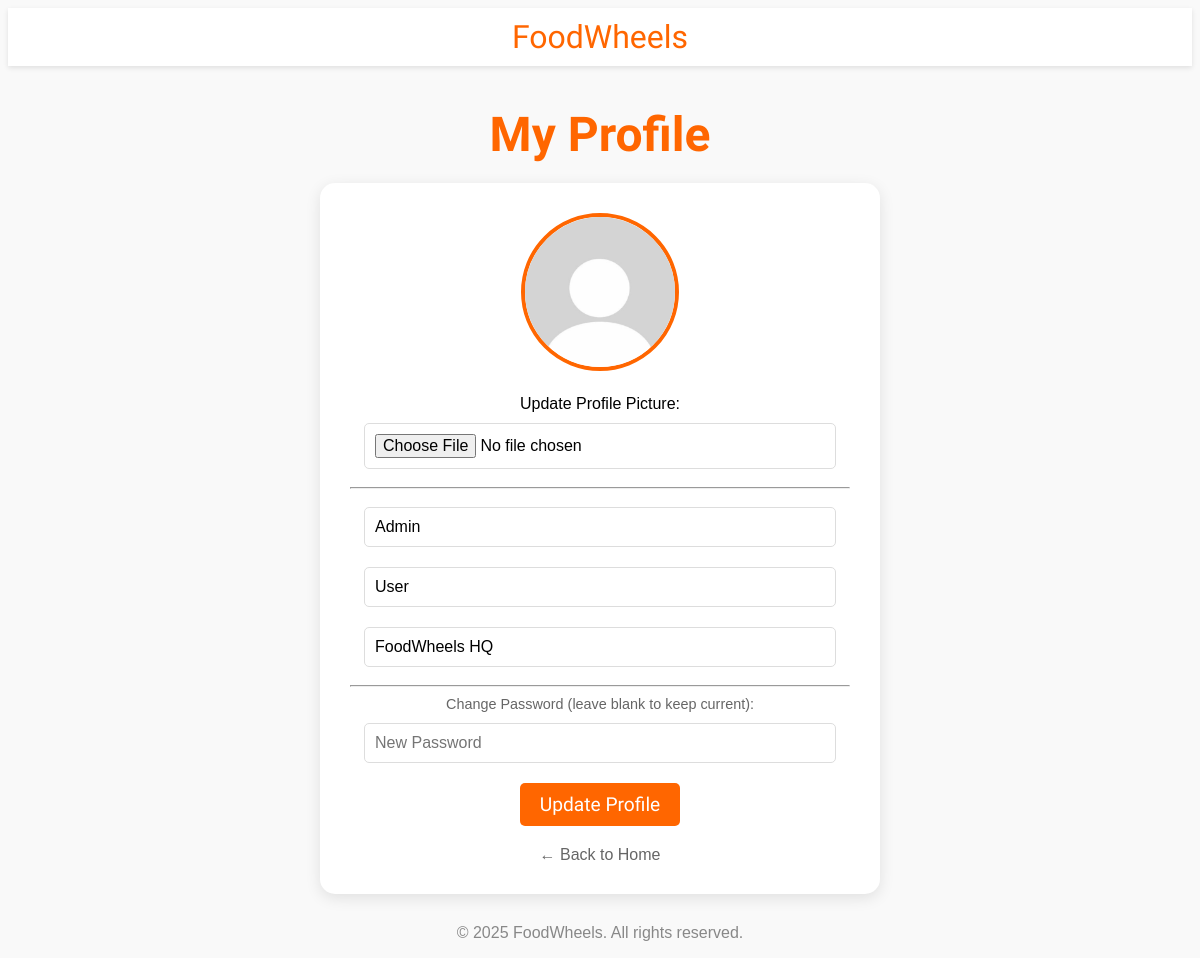
The app's page /profile (signed in) with its own data.
### app.py (models this page shows, shortened)
class User(db.Model):
    id = db.Column(db.Integer, primary_key=True)
    email = db.Column(db.String(120), unique=True, nullable=False)
    password = db.Column(db.String(80), nullable=False)
    first_name = db.Column(db.String(100), nullable=True)
    last_name = db.Column(db.String(100), nullable=True)
    country = db.Column(db.String(100), nullable=True)
    image_file = db.Column(db.String(20), nullable=False, default='default.jpg')
    is_admin = db.Column(db.Boolean, default=False)
    orders = db.relationship('Order', backref='customer', lazy=True)
    bookings = db.relationship('Booking', backref='customer', lazy=True)

### app.py (the view, shortened to what this page needs)
@app.route('/profile', methods=['GET', 'POST'])
def profile():
    if 'user' not in session: return redirect(url_for('login'))
    current_user = User.query.filter_by(email=session['user']).first()
    return render_template('profile.html', user=current_user)

### templates/profile.html (shortened to what this page needs)
<!DOCTYPE html>
<html lang="en">
<head>
</head>
<body>
    <header>
        <div class="logo">
            <a href="/" style="text-decoration:none; font-family:'Chewy'; font-size:2em; color:#ff6600;">FoodWheels</a>
        </div>
    </header>
    <h2>My Profile</h2>
    <div class="profile-container">
        <img src="{{ url_for('static', filename='profile_pics/' + user.image_file) }}" alt="Profile Picture" class="profile-pic">
        <form action="/profile" method="POST" enctype="multipart/form-data">
            <label>Update Profile Picture:</label>
            <input type="file" name="profile_picture" accept="image/*">
            <hr>
            <input type="text" name="first_name" placeholder="First Name" value="{{ user.first_name if user.first_name else '' }}">
            <input type="text" name="last_name" placeholder="Last Name" value="{{ user.last_name if user.last_name else '' }}">
            <input type="text" name="country" placeholder="Country" value="{{ user.country if user.country else '' }}">
            <hr>
            <label style="color: #666; font-size: 0.9em;">Change Password (leave blank to keep current):</label>
            <input type="password" name="password" placeholder="New Password">
            <button type="submit" class="btn-save">Update Profile</button>
        </form>
        <a href="/" class="btn-home">← Back to Home</a>
    </div>
    <footer>
        <p style="margin-top: 30px; color: #888;">&copy; 2025 FoodWheels. All rights reserved.</p>
    </footer>
</body>
</html>

### templates/profile.html (style rules this page uses)
body { font-family: 'Arial', sans-serif; background-color: #f9f9f9; text-align: center; }
header { background-color: white; padding: 10px; box-shadow: 0 2px 5px rgba(0,0,0,0.1); margin-bottom: 20px; }
h2 { font-family: 'Chewy', cursive; color: #ff6600; font-size: 3em; margin-bottom: 20px; }
.profile-container { max-width: 500px; margin: 0 auto; background: white; padding: 30px; border-radius: 15px; box-shadow: 0 4px 15px rgba(0,0,0,0.1); }
.profile-pic { width: 150px; height: 150px; border-radius: 50%; object-fit: cover; border: 4px solid #ff6600; margin-bottom: 20px; }
input { width: 90%; padding: 10px; margin: 10px 0; border: 1px solid #ddd; border-radius: 5px; font-size: 1em; }
.btn-save { background-color: #ff6600; color: white; padding: 10px 20px; border: none; border-radius: 5px; font-size: 1.2em; cursor: pointer; font-family: 'Chewy', cursive; margin-top: 10px; }
.btn-home { display: inline-block; margin-top: 20px; color: #666; text-decoration: none; }

### records on screen
User: image_file (placeholder picture), first_name "Admin", last_name "User", country "FoodWheels HQ"
